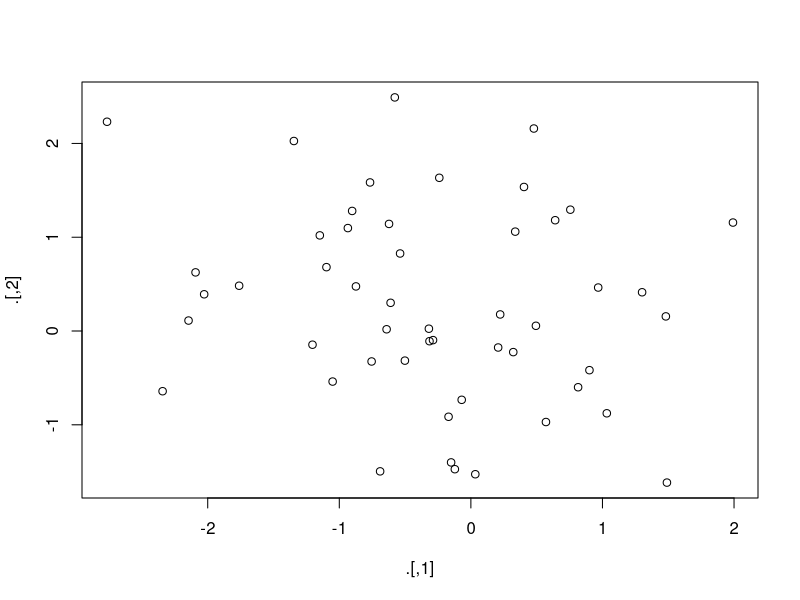
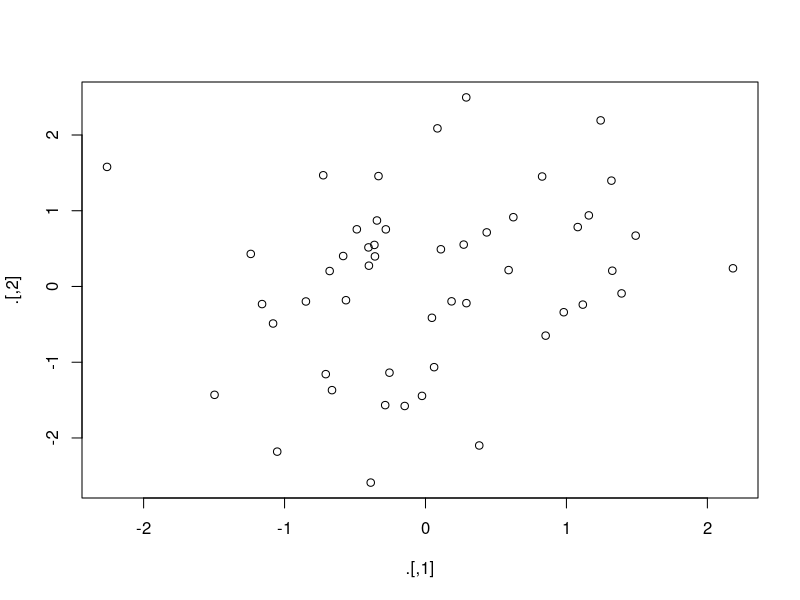

Recreate these plots in R, in order.
## ---- chunk 1
library(magrittr)
rnorm(100) %>%
  matrix(ncol = 2) %>%
  plot() %>%
  str()

# Using hte Tee pipe allows for seeing the data prior to plotting
rnorm(100) %>%
  matrix(ncol = 2) %T>%
  plot() %>%
  str()
## ---- chunk 2
# Output the correlation of `disp` to `mpg`
mtcars %$%
  cor(disp, mpg)
## ---- chunk 3
mtcars <- mtcars %>% 
  transform(cyl = cyl * 2)
## ---- chunk 4
mtcars %<>% transform(cyl = cyl * 2)
